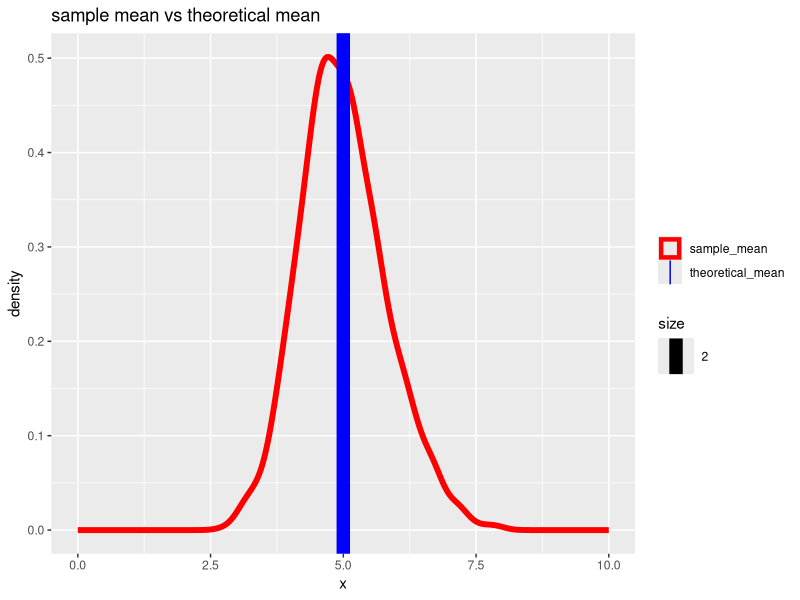

Recreate this plot in R.
## exponential distribution 
## distribution of average of 40 samples.

library(ggplot2)

totalIterations <- 1000
sequence <- seq(1 : totalIterations)

lambda <- 0.2
n <- 40

meanOfAverages <- sapply(X = sequence, function(p) {
  samples <- rexp(n, lambda)
  round(mean(samples), 1)
})

dfMean <- data.frame("mean" = meanOfAverages)

g <- ggplot()
g <- g + geom_density(data = dfMean, aes(x = mean, color = "sample_mean"), size = 2)
g <- g + geom_vline(aes(xintercept = 1/lambda, size = 2, color = "theoretical_mean"))
g <- g + labs(x = "x", y = "density")
g <- g + ggtitle("sample mean vs theoretical mean")
g <- g + xlim(0, 10)
g <- g + scale_color_manual(name = "",
                            values = c("sample_mean" = "red", "theoretical_mean" = "blue"))

print(g)



## the plot shows that the mean of the distribution is around 5, which is the same as the 
# sample mean.


## super imposed plots
# g <- ggplot()
# g <- g + geom_density(data = df, aes(x = mean, xmin = 0, xmax = 10), color = "red")
# g <- g + geom_density(data = dfObs, aes(x = obs, xmin = 0, xmax = 10), color = "blue")
# g <- g + ggtitle("observations vs mean of observations")
# g <- g + labs(x = "x", y = "density")
# g <- g + xlim(0, 10)
# print(g)

dev.off()